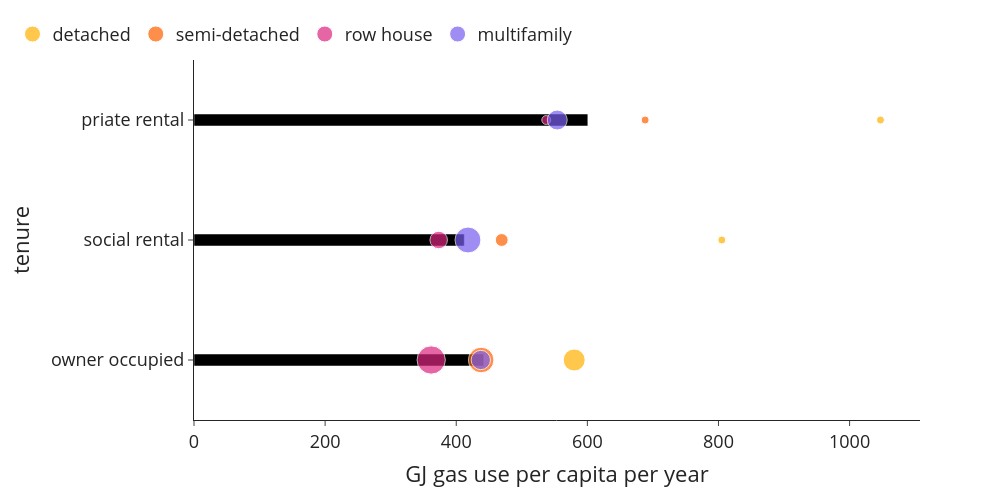

The cell this chart's notebook holds for it:
### Markdown cell above
#### Gas / space heating

### Code cell
bubblechart((use['gas'+year]*use['n_hhd']), use['n_hhdmem'+year], use['n_hhd'], 0, 1, 'GJ gas use per capita per year',class_name_long, 'GJ_per_cap_class_type')

### Figure 1 — Plotly figure (JSON) as saved in the notebook; plotly's stock layout.template omitted (floating-point values rounded to 4 significant figures)
{"data": [{"alignmentgroup": "True", "hovertemplate": "GJ gas use per capita per year=%{x}<br>tenure=%{y}<extra></extra>", "legendgroup": "", "marker": {"color": "#000000", "pattern": {"shape": ""}}, "name": "", "offsetgroup": "", "orientation": "h", "showlegend": false, "textposition": "auto", "type": "bar", "x": [441.9, 412.3, 600.7], "xaxis": "x", "y": ["owner occupied", "social rental", "priate rental"], "yaxis": "y"}, {"legendrank": 0, "marker": {"color": "#ffb000", "size": [962560, 3460, 67015], "sizemin": 4, "sizemode": "area", "sizeref": 3983.0}, "mode": "markers", "name": "detached", "showlegend": true, "type": "scatter", "x": [579.9, 805.1, 1047.0], "y": ["owner occupied", "social rental", "priate rental"]}, {"legendrank": 1, "marker": {"color": "#fe6100", "size": [1299520, 329080, 91650], "sizemin": 4, "sizemode": "area", "sizeref": 3983.0}, "mode": "markers", "name": "semi-detached", "showlegend": true, "type": "scatter", "x": [438.0, 469.4, 688.1], "y": ["owner occupied", "social rental", "priate rental"]}, {"legendrank": 2, "marker": {"color": "#dc267f", "size": [1593095, 609915, 158020], "sizemin": 4, "sizemode": "area", "sizeref": 3983.0}, "mode": "markers", "name": "row house", "showlegend": true, "type": "scatter", "x": [361.8, 373.2, 537.3], "y": ["owner occupied", "social rental", "priate rental"]}, {"legendrank": 3, "marker": {"color": "#785ef0", "size": [744580, 1340030, 790115], "sizemin": 4, "sizemode": "area", "sizeref": 3983.0}, "mode": "markers", "name": "multifamily", "showlegend": true, "type": "scatter", "x": [437.5, 417.9, 554.1], "y": ["owner occupied", "social rental", "priate rental"]}], "layout": {"bargap": 0.9, "barmode": "relative", "font": {"size": 18}, "height": 500, "legend": {"orientation": "h", "tracegroupgap": 0, "x": -0.25, "xanchor": "left", "y": 1.02, "yanchor": "bottom"}, "margin": {"t": 60}, "width": 1000, "xaxis": {"anchor": "y", "domain": [0, 1], "title": {"text": "GJ gas use per capita per year"}}, "yaxis": {"anchor": "x", "domain": [0, 1], "title": {"text": "tenure"}}}}
